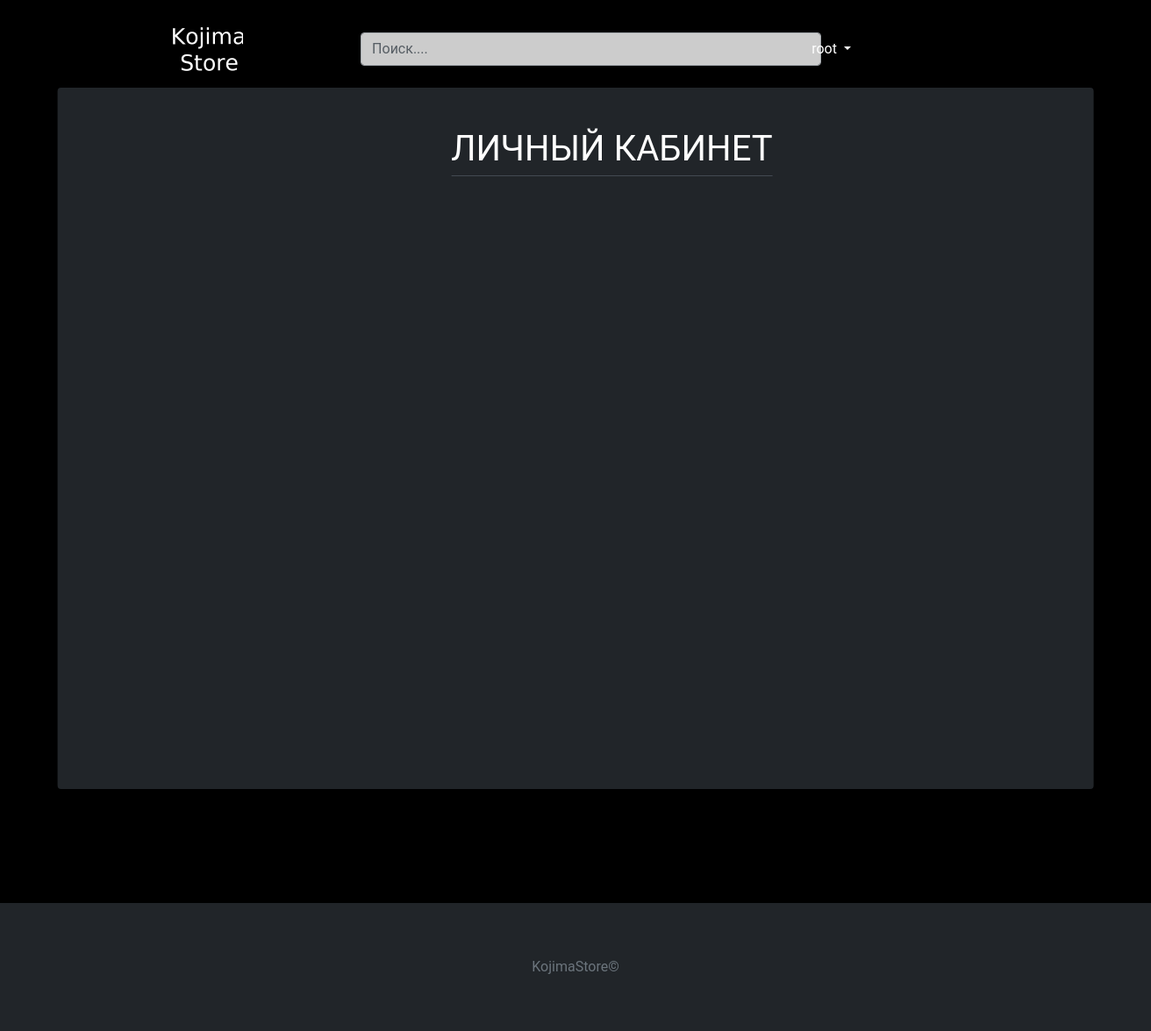
The app's page /users/personal_area/4/ (signed in), older data.
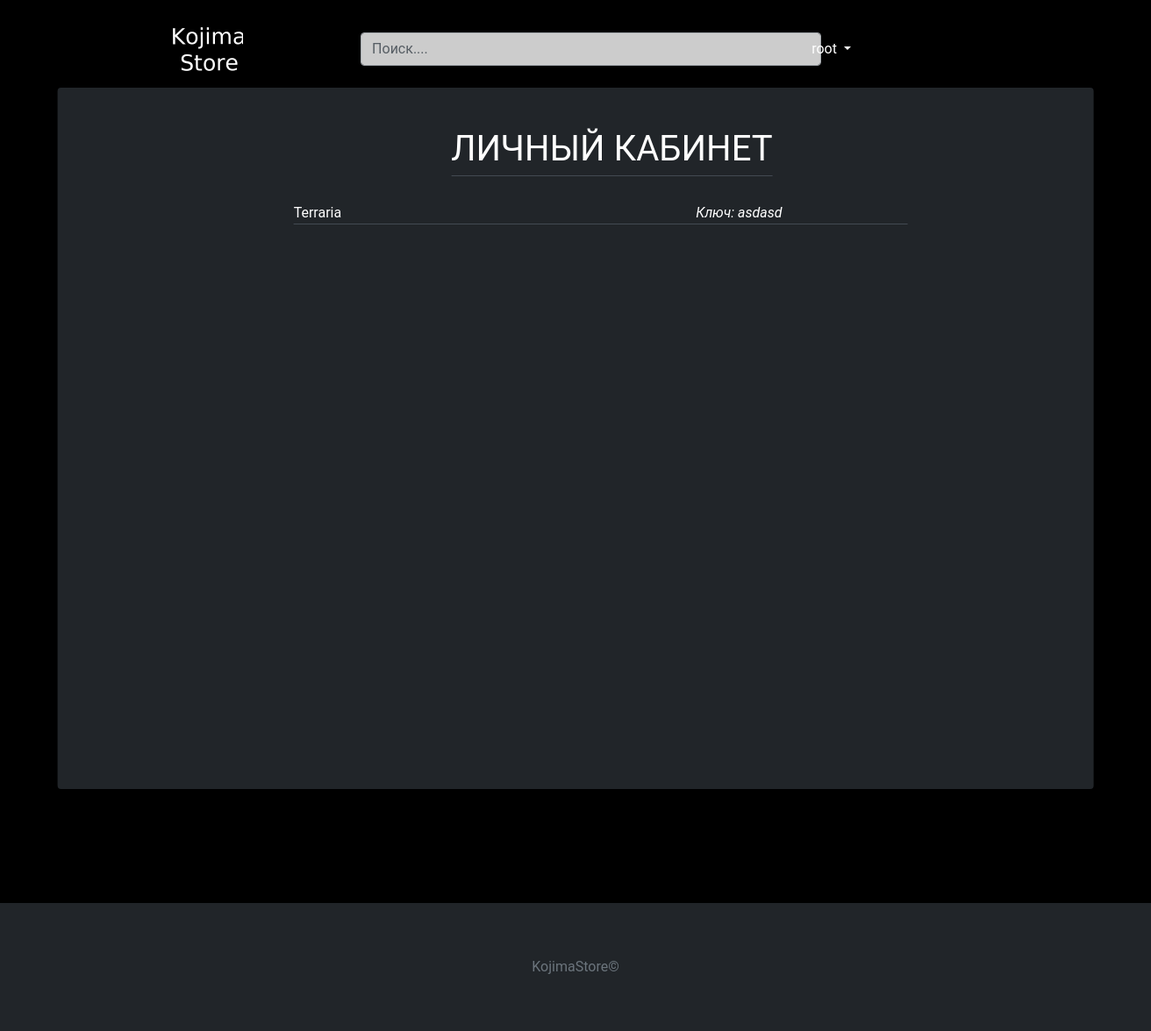
The same page, newer data.
### users/models.py (models this page shows, shortened)
class Personal_area(models.Model):
    title = models.CharField(max_length=255)
    key = models.CharField(max_length=255)
    user_id = models.ForeignKey(User, on_delete=models.CASCADE, default='')

### users/views.py (the view)
# urls.py: path('personal_area/<int:pk>/', views.Personal.as_view(), name='personal_area'),
class Personal(LoginRequiredMixin, ListView):
    model = Personal_area
    template_name = 'personal_area.html'
    login_url = 'login'

### templates/personal_area.html
{% extends 'base.html' %}
{% load static %}
{% block content %}
  <div class="personal_acc">
    <div class="personal_info">
        <div class="form-group"> <div class="name-control">ЛИЧНЫЙ КАБИНЕТ</div></div>
        <div class="form-group">
          <ul class="info-control-2">
              {% for personal_area in user.personal_area_set.all %}
                    <li class="info-item">
                      <div>
                          {{ personal_area.title }} <i style="margin-left: 400px;">Ключ: {{ personal_area.key}} </i>
                      </div>
                    </li>
              {% endfor %}
          </ul>
        </div>
    </div>
  </div>
{% endblock content %}

Row changes from the older to the newer data that the page shows:
added Personal_area: title "Terraria", key "asdasd"
